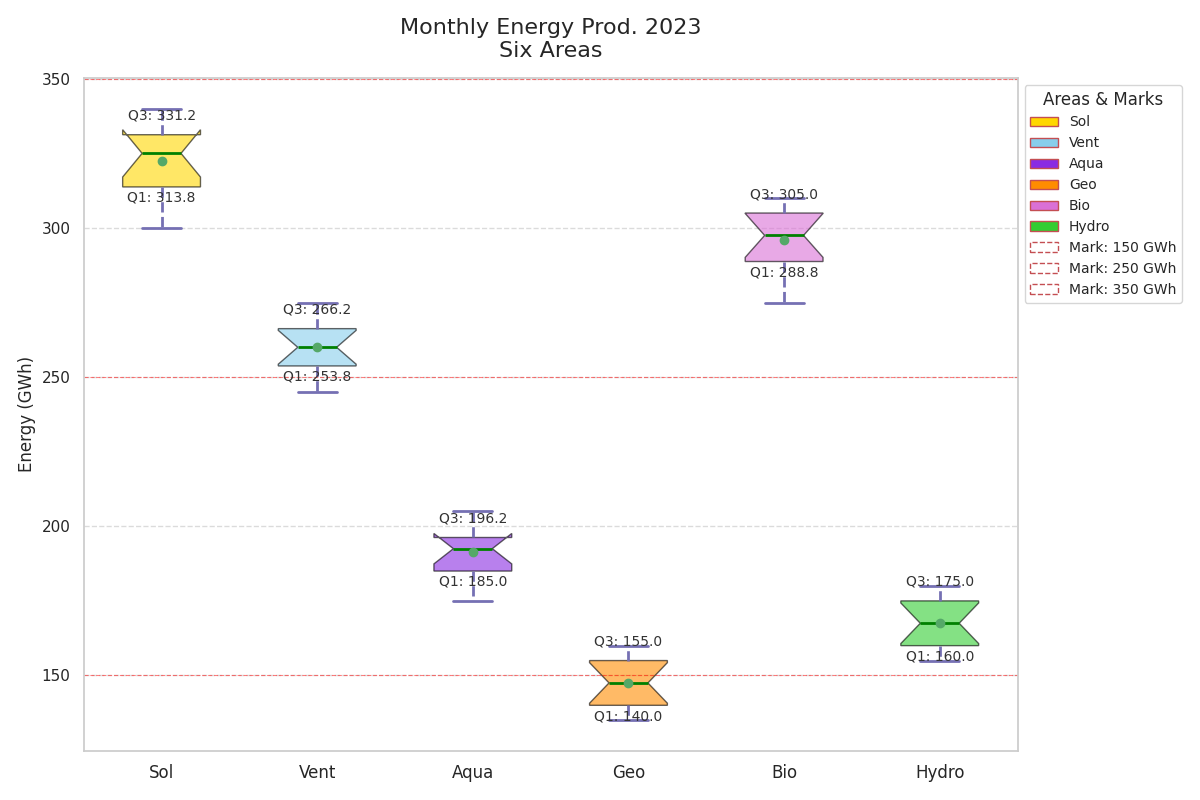

Python code for this plot:
import matplotlib.pyplot as plt
import numpy as np
import matplotlib.ticker as ticker
import seaborn as sns

sns.set_theme(style="whitegrid")

regions = ['Sol', 'Vent', 'Aqua', 'Geo', 'Bio', 'Hydro']
sol_energy = [320, 300, 310, 305, 315, 330, 335, 325, 340, 330, 325, 335]
vent_energy = [250, 260, 245, 255, 265, 270, 275, 260, 255, 250, 265, 270]
aqua_energy = [180, 190, 185, 175, 195, 200, 205, 195, 200, 190, 185, 195]
geo_energy = [140, 135, 145, 140, 150, 155, 160, 155, 150, 145, 140, 155]
bio_energy = [280, 275, 285, 290, 295, 305, 310, 300, 305, 310, 300, 295]
hydro_energy = [160, 155, 165, 160, 170, 175, 180, 175, 170, 165, 160, 175]

energy_data = [sol_energy, vent_energy, aqua_energy, geo_energy, bio_energy, hydro_energy]

fig, ax = plt.subplots(figsize=(12, 8))

boxplots = ax.boxplot(energy_data, vert=True, patch_artist=True, showmeans=True, notch=True)

colors = ['#FFD700', '#87CEEB', '#8A2BE2', '#FF8C00', '#DA70D6', '#32CD32']
for patch, color in zip(boxplots['boxes'], colors):
    patch.set(facecolor=color, alpha=0.6)

for whisker in boxplots['whiskers']:
    whisker.set(color='#7570b3', linewidth=2, linestyle='--')
for cap in boxplots['caps']:
    cap.set(color='#7570b3', linewidth=2)
for median in boxplots['medians']:
    median.set(color='green', linewidth=2)
for mean in boxplots['means']:
    mean.set(marker='o', color='blue', markersize=6)

for i, region_data in enumerate(energy_data, start=1):
    q1, q3 = np.percentile(region_data, [25, 75])
    ax.text(i, q1 - 5, f"Q1: {q1:.1f}", ha='center', fontsize=10, color='#333333')
    ax.text(i, q3 + 5, f"Q3: {q3:.1f}", ha='center', fontsize=10, color='#333333')

ax.set_title('Monthly Energy Prod. 2023\nSix Areas', fontsize=16, pad=15)
ax.set_ylabel('Energy (GWh)', fontsize=12)
ax.set_xticks(range(1, len(regions) + 1))
ax.set_xticklabels(regions, fontsize=12)

ax.yaxis.set_minor_locator(ticker.MultipleLocator(10))

ax.yaxis.grid(True, linestyle='--', alpha=0.7)
ax.xaxis.grid(False)

highlight_levels = [150, 250, 350]
for level in highlight_levels:
    ax.axhline(level, color='red', linestyle='--', linewidth=0.8, alpha=0.5)

from matplotlib.patches import Patch
legend_elements = [Patch(facecolor=color, edgecolor='r', label=region) for color, region in zip(colors, regions)]
legend_elements.extend([Patch(facecolor='none', edgecolor='r', linestyle='--', label=f"Mark: {level} GWh") for level in highlight_levels])
ax.legend(handles=legend_elements, loc='upper left', bbox_to_anchor=(1, 1), fontsize=10, title="Areas & Marks")

plt.tight_layout()
plt.show()
